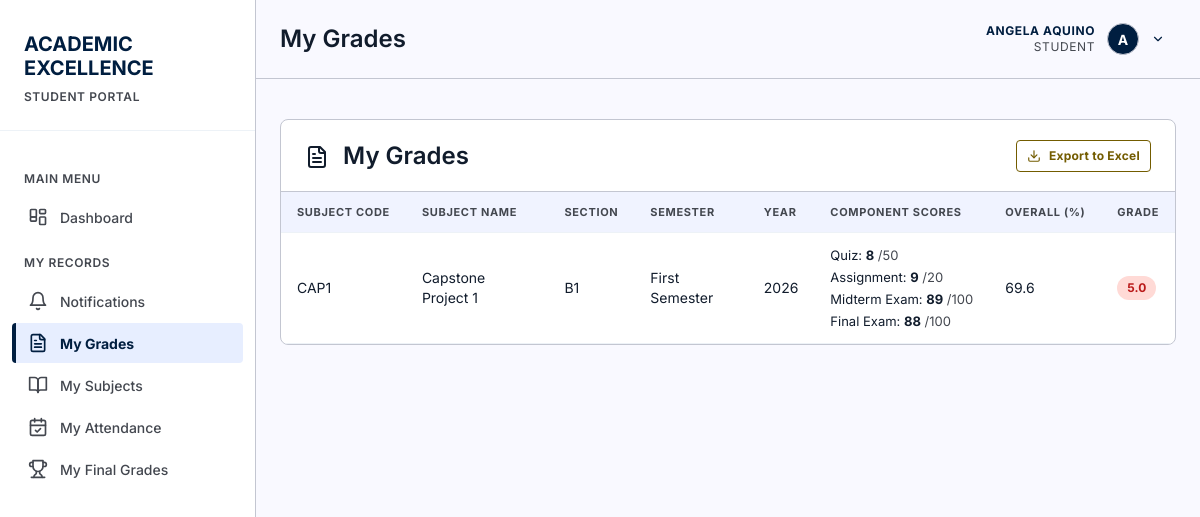
The app's page /pages/my-grades.php (signed in), older data.
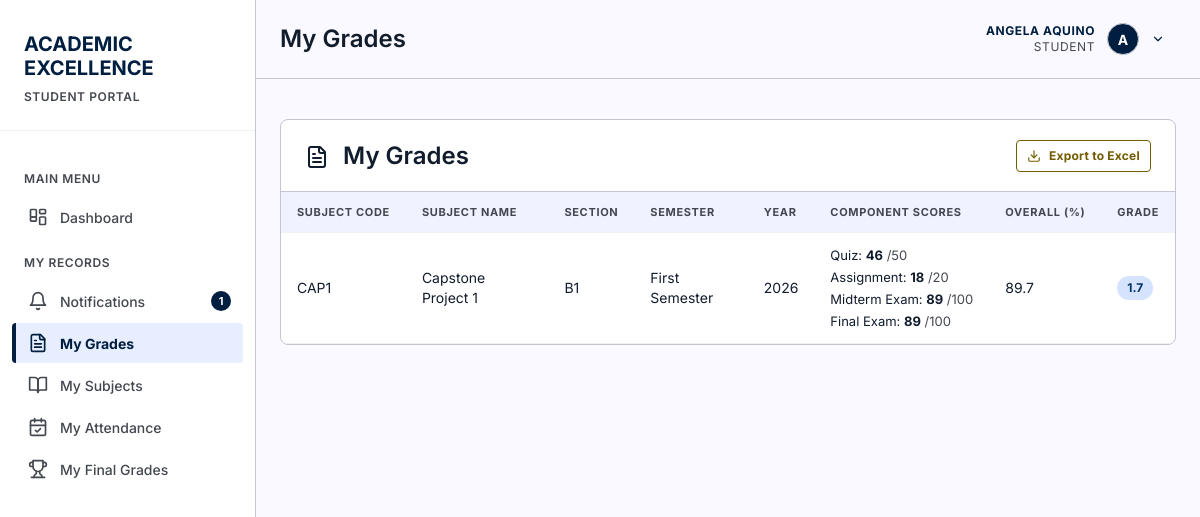
The same page, newer data.
### tables this page shows
CREATE TABLE "users" (
                    id INTEGER PRIMARY KEY AUTOINCREMENT,
                    username TEXT NOT NULL UNIQUE,
                    password TEXT NOT NULL,
                    full_name TEXT NOT NULL,
                    email TEXT UNIQUE,
                    role TEXT NOT NULL DEFAULT 'student' CHECK(role IN ('admin', 'instructor', 'student')),
                    is_active INTEGER NOT NULL DEFAULT 1 CHECK(is_active IN (0, 1)),
                    last_login_at DATETIME,
                    created_at DATETIME NOT NULL DEFAULT CURRENT_TIMESTAMP,
                    updated_at DATETIME NOT NULL DEFAULT CURRENT_TIMESTAMP
                );

CREATE TABLE grades (
        id INTEGER PRIMARY KEY AUTOINCREMENT,
        student_id INTEGER NOT NULL,
        subject_id INTEGER NOT NULL,
        semester TEXT NOT NULL,
        year INTEGER NOT NULL,
        score REAL,
        grade TEXT,
        created_at TIMESTAMP DEFAULT CURRENT_TIMESTAMP, section_id INTEGER REFERENCES course_sections(id) ON DELETE SET NULL, enrollment_id INTEGER REFERENCES enrollments(id) ON DELETE SET NULL, instructor_id INTEGER REFERENCES instructors(id) ON DELETE SET NULL, assessment_type TEXT NOT NULL DEFAULT 'Final', status TEXT NOT NULL DEFAULT 'Published' CHECK(status IN ('Draft', 'Published', 'Locked')), remarks TEXT, updated_at DATETIME,
        FOREIGN KEY (student_id) REFERENCES students(id) ON DELETE CASCADE,
        FOREIGN KEY (subject_id) REFERENCES subjects(id) ON DELETE CASCADE
    );

CREATE TABLE subjects (
        id INTEGER PRIMARY KEY AUTOINCREMENT,
        subject_code TEXT UNIQUE NOT NULL,
        subject_name TEXT NOT NULL,
        description TEXT,
        credits INTEGER DEFAULT 3,
        created_at TIMESTAMP DEFAULT CURRENT_TIMESTAMP
    , department_id INTEGER REFERENCES departments(id) ON DELETE SET NULL, course_level INTEGER, is_active INTEGER NOT NULL DEFAULT 1 CHECK(is_active IN (0, 1)), updated_at DATETIME);

CREATE TABLE course_sections (
            id INTEGER PRIMARY KEY AUTOINCREMENT,
            subject_id INTEGER NOT NULL,
            instructor_id INTEGER NOT NULL,
            term_id INTEGER NOT NULL,
            section_code TEXT NOT NULL,
            room TEXT,
            schedule TEXT,
            capacity INTEGER CHECK(capacity IS NULL OR capacity > 0),
            status TEXT NOT NULL DEFAULT 'Open' CHECK(status IN ('Open', 'Closed', 'Completed', 'Cancelled')),
            created_at DATETIME NOT NULL DEFAULT CURRENT_TIMESTAMP,
            updated_at DATETIME NOT NULL DEFAULT CURRENT_TIMESTAMP, block_id INTEGER REFERENCES blocks(id) ON DELETE SET NULL,
            UNIQUE(subject_id, term_id, section_code),
            FOREIGN KEY (subject_id) REFERENCES subjects(id) ON DELETE RESTRICT,
            FOREIGN KEY (instructor_id) REFERENCES instructors(id) ON DELETE RESTRICT,
            FOREIGN KEY (term_id) REFERENCES academic_terms(id) ON DELETE RESTRICT
        );

CREATE TABLE assessment_components (
            id INTEGER PRIMARY KEY AUTOINCREMENT,
            subject_id INTEGER NOT NULL,
            term_id INTEGER,
            component_name TEXT NOT NULL,
            max_score REAL NOT NULL CHECK(max_score > 0),
            weight REAL NOT NULL CHECK(weight >= 0 AND weight <= 100),
            sort_order INTEGER NOT NULL DEFAULT 0,
            created_at DATETIME NOT NULL DEFAULT CURRENT_TIMESTAMP,
            updated_at DATETIME NOT NULL DEFAULT CURRENT_TIMESTAMP,
            FOREIGN KEY (subject_id) REFERENCES subjects(id) ON DELETE CASCADE,
            FOREIGN KEY (term_id) REFERENCES academic_terms(id) ON DELETE CASCADE
        );

### includes/auth.php (called while the page is built, shortened)
<?php
function currentUser() {
    static $user = false;
    if ($user === false) {
        $db = getDB();
        $stmt = $db->prepare("SELECT * FROM users WHERE id = :id AND is_active = 1");
        $stmt->execute([':id' => (int) $_SESSION['user_id']]);
        $user = $stmt->fetch() ?: null;
    }
    return $user;
}
function isLoggedIn() {
    return currentUser() !== null;
}
function requireLogin() {
    if (!isLoggedIn()) {
        header('Location: ' . baseUrl() . 'login.php');
        exit();
    }
}
function requireRole(...$roles) {
    requireLogin();
    $user = currentUser();
}
function currentStudent() {
    $user = currentUser();
    static $student = false;
    if ($student === false) {
        $db = getDB();
        $stmt = $db->prepare("SELECT * FROM students WHERE user_id = :uid LIMIT 1");
        $stmt->execute([':uid' => $user['id']]);
        $student = $stmt->fetch() ?: null;
    }
    return $student;
}
function roleLabel($role) {
    return [
        'admin'      => 'Admin',
        'instructor' => 'Teacher',
        'student'    => 'Student'
    ][$role] ?? ucfirst((string) $role);
}

### includes/functions.php (called while the page is built, shortened)
<?php
require_once __DIR__ . '/auth.php';
require_once __DIR__ . '/icons.php';
function gradeDescriptor($grade) {
    return [
        '1.00' => 'Excellent',
        '1.25' => 'Very Good',
        '1.50' => 'Very Good',
        '1.75' => 'Good',
        '2.00' => 'Good',
        '2.25' => 'Satisfactory',
        '2.50' => 'Satisfactory',
        '2.75' => 'Fairly Satisfactory',
        '3.00' => 'Fairly Satisfactory',
        '4.00' => 'Conditional',
        '5.00' => 'Failing'
    ][(string) $grade] ?? '';
}
function gradeBadgeClass($grade) {
    $g = (string) $grade;
    if ($g === '1.75' || $g === '2.00' || $g === '2.25') return 'grade-good';
    return 'grade-fail';
}
function formatGrade($grade) {
    $g = (float) $grade;
    return number_format(floor($g * 10) / 10, 1, '.', '');
}
function ensureComponents(PDO $db, $subjectId, $termId = null) {
    $stmt = $db->prepare("SELECT COUNT(*) FROM assessment_components WHERE subject_id = :s");
    $stmt->execute([':s' => $subjectId]);
    if ((int) $stmt->fetchColumn() > 0) {
        return;
    }
}
function getComponents(PDO $db, $subjectId) {
    ensureComponents($db, $subjectId);
    $stmt = $db->prepare("SELECT * FROM assessment_components WHERE subject_id = :s ORDER BY sort_order, id");
    $stmt->execute([':s' => $subjectId]);
    return $stmt->fetchAll();
}

### pages/my-grades.php (the view, shortened to what the rows shown need)
<?php
require_once '../includes/functions.php';
requireRole('student');
$pageTitle = 'My Grades';
$db = getDB();
$student = currentStudent();
$stmt = $db->prepare("
    SELECT g.*,
           sub.subject_code,
           sub.subject_name,
           sub.credits,
           cs.section_code,
           cs.subject_id
    FROM grades g
    JOIN subjects sub ON g.subject_id = sub.id
    LEFT JOIN course_sections cs ON g.section_id = cs.id
    WHERE g.student_id = :sid
    ORDER BY g.year DESC, g.semester DESC, sub.subject_name
");
$stmt->execute([':sid' => $student['id']]);
$grades = $stmt->fetchAll();
$componentsBySubject = [];
$gradeCompScores = [];
foreach ($grades as $grade) {
    $subjectId = (int) ($grade['subject_id'] ?? 0);
    if ($subjectId && !isset($componentsBySubject[$subjectId])) {
        $componentsBySubject[$subjectId] = getComponents($db, $subjectId);
    }
    if (isset($grade['id']) && $grade['id']) {
        $csStmt = $db->prepare("SELECT component_id, score FROM grade_scores WHERE grade_id = :gid");
        $csStmt->execute([':gid' => $grade['id']]);
        foreach ($csStmt->fetchAll() as $cs) {
            $gradeCompScores[$grade['id']][$cs['component_id']] = $cs['score'];
        }
    }
}
include '../includes/header.php';
?>
<div class="table-container">
    <div class="table-header">
        <h2><?php echo icon('file-text', 24); ?> My Grades</h2>
    </div>
    <table data-pagination data-page-size="8">
        <thead>
            <tr>
                <th>Subject Code</th>
                <th>Subject Name</th>
                <th>Section</th>
                <th>Semester</th>
                <th>Year</th>
                <th>Component Scores</th>
                <th>Overall (%)</th>
                <th>Grade</th>
            </tr>
        </thead>
        <tbody>
            <?php foreach ($grades as $grade): ?>
            <?php
            $subjectId = (int) ($grade['subject_id'] ?? 0);
            $comps = $componentsBySubject[$subjectId] ?? [];
            $gid = $grade['id'];
            ?>
            <tr>
                <td data-label="Subject Code"><?php echo htmlspecialchars($grade['subject_code']); ?></td>
                <td data-label="Subject Name"><?php echo htmlspecialchars($grade['subject_name']); ?></td>
                <td data-label="Section"><?php echo htmlspecialchars($grade['section_code'] ?? '—'); ?></td>
                <td data-label="Semester"><?php echo htmlspecialchars($grade['semester']); ?></td>
                <td data-label="Year"><?php echo $grade['year']; ?></td>
                <td data-label="Component Scores">
                    <?php if ($comps && !empty($gradeCompScores[$gid])): ?>
                    <div style="display:flex;flex-direction:column;gap:2px;font-size:13px;">
                        <?php foreach ($comps as $comp): ?>
                        <span style="white-space:nowrap;">
                            <?php echo htmlspecialchars($comp['component_name']); ?>:
                            <strong><?php
                                $val = $gradeCompScores[$gid][$comp['id']] ?? null;
                                echo $val !== null ? $val : '—';
                            ?></strong>
                            <span style="color:var(--ink-muted);">/<?php echo (float) $comp['max_score']; ?></span>
                        </span>
                        <?php endforeach; ?>
                    </div>
                    <?php else: ?>
                    <span style="color:var(--ink-muted);">—</span>
                    <?php endif; ?>
                </td>
                <td data-label="Overall (%)"><?php echo $grade['score'] ?? '—'; ?></td>
                <td data-label="Grade">
                    <span class="grade-badge <?php echo gradeBadgeClass($grade['grade']); ?>" title="<?php echo htmlspecialchars(gradeDescriptor($grade['grade'])); ?>">
                        <?php echo htmlspecialchars(formatGrade($grade['grade'])); ?>
                    </span>
                </td>
            </tr>
            <?php endforeach; ?>
        </tbody>
    </table>
</div>
<?php include '../includes/footer.php'; ?>

### includes/header.php (shortened to what the rows shown need)
<?php
require_once __DIR__ . '/functions.php';
$currentPage = basename($_SERVER['PHP_SELF'], '.php');
$assetPrefix = $currentPage === 'index' ? '' : '../';
$user = currentUser();
$role = $user['role'];
$fullName = $user['full_name'];
$roleLabel = roleLabel($role);
$avatarLetter = strtoupper(substr($fullName, 0, 1));
?>
<!DOCTYPE html>
<html lang="en">
<head>
    <link rel="stylesheet" href="<?php echo $assetPrefix; ?>assets/css/style.css">
</head>
<body>
    <aside class="sidebar">
        <div class="sidebar-header">
            <h1>
                <span class="red">ACADEMIC</span><br>
                <span class="white">EXCELLENCE</span>
            </h1>
            <span class="portal-label"><?php echo strtoupper($roleLabel); ?> PORTAL</span>
        </div>
    </aside>
    <div class="main-content">
        <header class="top-header">
            <h1 class="page-title"><?php echo $pageTitle ?? 'Dashboard'; ?></h1>
            <div class="user-info">
                <div class="user-menu">
                    <button class="user-menu-toggle" type="button" aria-haspopup="true" aria-expanded="false">
                        <div class="user-meta">
                            <span class="user-name"><?php echo htmlspecialchars($fullName); ?></span>
                            <span class="user-role"><?php echo $roleLabel; ?></span>
                        </div>
                        <div class="user-avatar"><?php echo $avatarLetter; ?></div>
                        <?php echo icon('chevron-down', 14); ?>
                    </button>
                </div>
            </div>
        </header>
        <div class="page-content">

Row changes from the older to the newer data that the page shows:
changed grades "First Semester": id "8" → "46"; id "9" → "18"; id "88" → "89"; score "69.6" → "89.7"; grade "5.0" → "1.7"
Text that changed along with them:
$unreadNotifications: (not shown) → "1"
